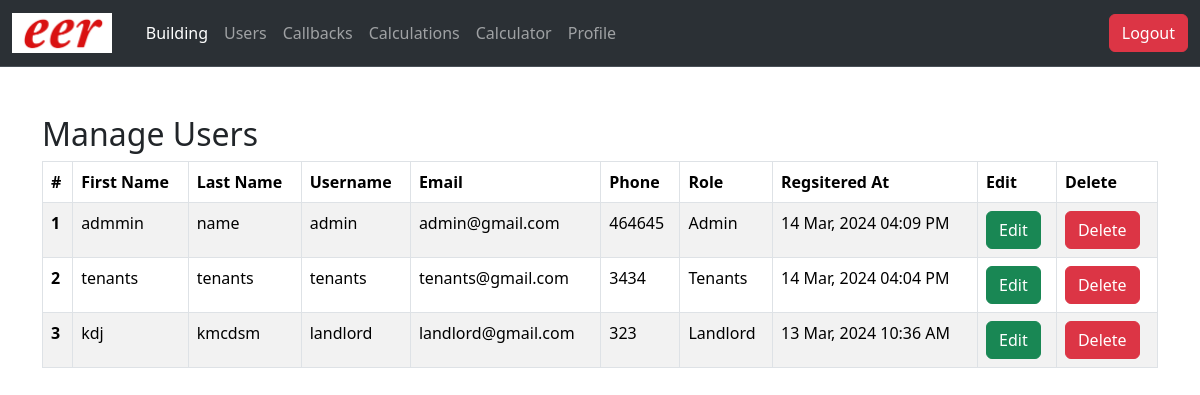
/admin/users.php (signed in), run on the app's committed database.
### tables this page shows
CREATE TABLE `users` (
  `id` int(11) NOT NULL,
  `fname` text DEFAULT NULL,
  `lname` text DEFAULT NULL,
  `username` text DEFAULT NULL,
  `email` text DEFAULT NULL,
  `password` text DEFAULT NULL,
  `phone` int(11) DEFAULT NULL,
  `role_id` int(11) DEFAULT NULL,
  `created_at` datetime DEFAULT NULL
);

CREATE TABLE `roles` (
  `id` int(11) NOT NULL,
  `name` text DEFAULT NULL,
  `url` text NOT NULL
);

### admin/users.php (the view, shortened to what this page needs)
<?php include "../php/db.php";
$data = mysqli_query($conn, "SELECT * FROM `users` order by id desc");
?>
<!doctype html>
<html lang="en">
  <head>
    <link href="https://cdn.jsdelivr.net/npm/bootstrap@5.3.3/dist/css/bootstrap.min.css" rel="stylesheet">
    <link rel="stylesheet" href="https://cdn.datatables.net/2.0.2/css/dataTables.dataTables.min.css">
</head>
<body>
    <?php include("header.php"); ?>
   <div class="container mx-auto mt-5">
    <div class="d-flex justify-content-between">
<div><h2>Manage Users</h2></div>
    </div>
   <table class="table table-bordered table-striped table-hover" id="myTable">
  <thead>
    <tr>
      <th scope="col">#</th>
      <th scope="col">First Name</th>
      <th scope="col">Last Name</th>
      <th scope="col">Username</th>
      <th scope="col">Email</th>
      <th scope="col">Phone</th>
      <th scope="col">Role</th>
      <th scope="col">Regsitered At</th>
      <th scope="col">Edit</th>
      <th scope="col">Delete</th>
    </tr>
  </thead>
  <tbody>
    <?php if(mysqli_num_rows($data)>0){
      $sno = 0;
      while($fetch_rows = mysqli_fetch_assoc($data)){
        $sno++;
        $role_get = mysqli_fetch_assoc(mysqli_query($conn, "SELECT * FROM `roles` WHERE `id`=$fetch_rows[role_id]"));
?>
    <tr>
      <th scope="row"><?=$sno?></th>
      <td><?=$fetch_rows['fname']?></td>
      <td><?=$fetch_rows['lname']?></td>
      <td><?=$fetch_rows['username']?></td>
      <td><?=$fetch_rows['email']?></td>
      <td><?=$fetch_rows['phone']?></td>
      <td><?=$role_get['name']?></td>
      <td><?=date('d M, Y h:i A', strtotime($fetch_rows['created_at']))?></td>
      <td><a href="edit_user.php?id=<?=$fetch_rows['id']?>" class="btn btn-success">Edit</a></td>
      <td><a href="delete_user.php?id=<?=$fetch_rows['id']?>" class="btn btn-danger">Delete</a></td>
    </tr>
<?php
      }
    } ?>
  </tbody>
</table>
   </div>
    <?php include("footer.php"); ?>

### admin/header.php (shortened to what this page needs)
<nav class="navbar navbar-expand-lg bg-body-tertiary bg-dark border-bottom border-body" data-bs-theme="dark">
  <div class="container-fluid">
    <a class="navbar-brand" href="../index.php"><img src="../images/logo.png" alt="Logo" style="height: 2.5rem; margin-right: 10px;"></a>
    <div class="collapse navbar-collapse" id="navbarSupportedContent">
      <ul class="navbar-nav me-auto mb-2 mb-lg-0">
        <li class="nav-item">
          <a class="nav-link active" aria-current="page" href="index.php">Building</a>
        </li>
        <li class="nav-item">
          <a class="nav-link" href="users.php">Users</a>
        </li>
        <li class="nav-item">
          <a class="nav-link" href="callback.php">Callbacks</a>
        </li>
        <li class="nav-item">
          <a class="nav-link" href="calculations.php">Calculations</a>
</li>
        <li class="nav-item">
          <a class="nav-link" href="calculator.php">Calculator</a>
</li>
        <li class="nav-item">
          <a class="nav-link" href="profile.php">Profile</a>
</li>
      </ul>
      <form class="d-flex" role="search">
      <a  href="../logout.php" class="btn btn-danger">Logout</a>
      </form>
    </div>
  </div>
</nav>

### admin/footer.php (shortened to what this page needs)
  </body>
</html>

### data on the page
users: fname "admmin", lname "name", username "admin", email "admin@gmail.com", phone "464645", role.name "Admin", created_at "14 Mar, 2024 04:09 PM"
users: fname "tenants", lname "tenants", username "tenants", email "tenants@gmail.com", phone "3434", role.name "Tenants", created_at "14 Mar, 2024 04:04 PM"
users: fname "kdj", lname "kmcdsm", username "landlord", email "landlord@gmail.com", phone "323", role.name "Landlord", created_at "13 Mar, 2024 10:36 AM"
